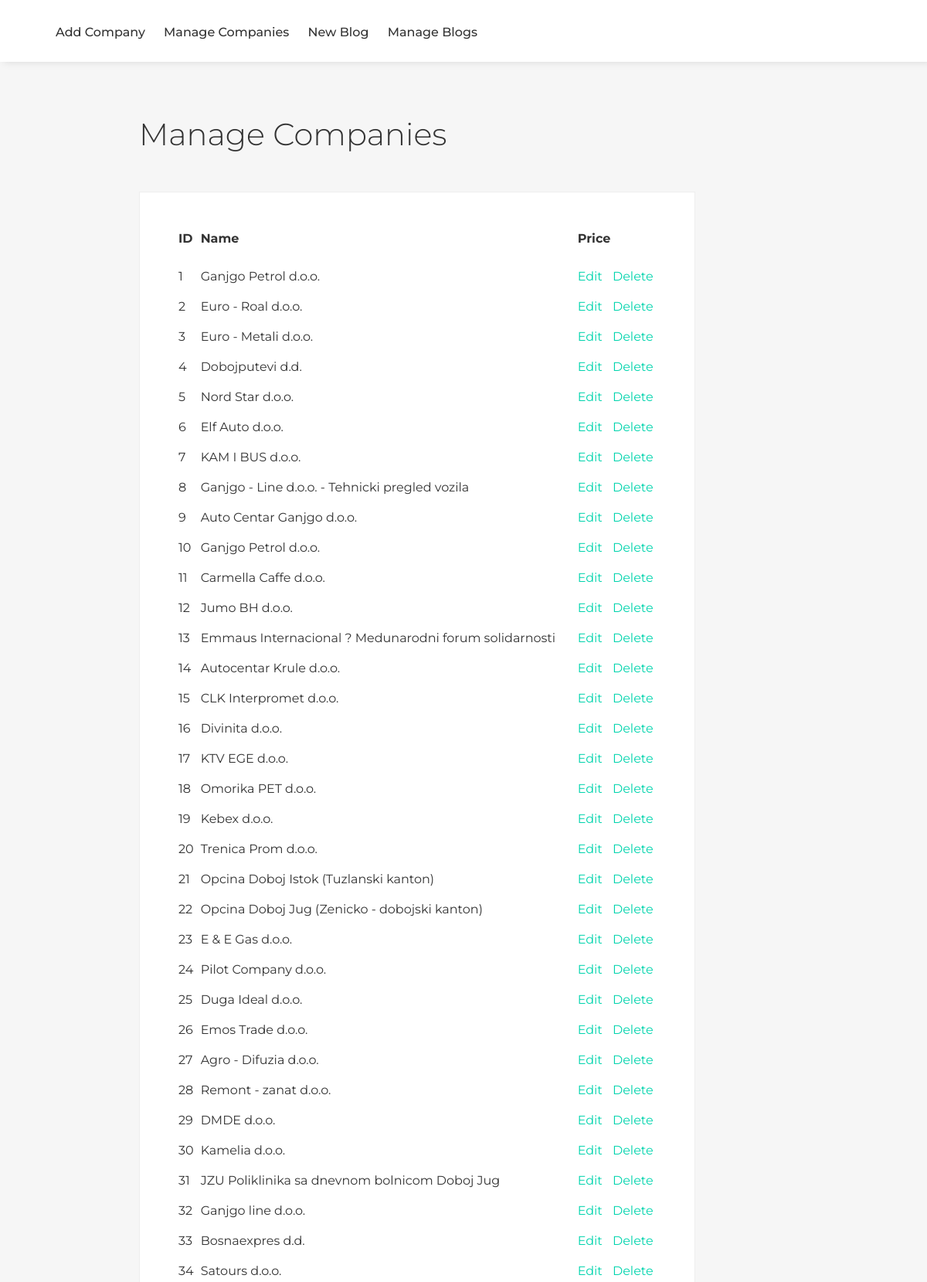
Page /admin/panel.php (signed in, upper part) on the committed database.
### tables this page shows
CREATE TABLE `companies` (
  `id` int(11) NOT NULL,
  `name` varchar(58) DEFAULT NULL,
  `address` varchar(57) DEFAULT NULL,
  `phone` varchar(48) DEFAULT NULL,
  `mail` varchar(350) DEFAULT NULL,
  `website` varchar(73) DEFAULT NULL,
  `category` varchar(413) DEFAULT NULL,
  `person` varchar(138) DEFAULT NULL
);

### admin/panel.php (the view, shortened to what this page needs)
<?php
include 'connect.php';
include 'head.php';
 $sqlquery = "SELECT * FROM companies";
 $items = mysqli_query($conn, $sqlquery);
?>
<div style="height: 100px; width: 100px;"></div>
<h1 class="admin-header">Manage Companies</h1>
<div class="table-holder">
  <table class="company-table">
    <tr>
      <th>ID</th>
      <th>Name</th>
      <th>Price</th>
    </tr>
  <?php
  while($item = $items->fetch_array()){
    echo "<tr>";
    echo "<td>". $item['id'] ."</td>";
    echo "<td>". $item['name'] ."</td>";
    echo '<td><a href="edit-company.php?id='. $item['id'] .'">Edit</a></td>';
    echo '<td><a href="delete-company.php?id='. $item['id'] .'">Delete</a></td>';
    echo "</tr>";
  }?>
  </table>
</div>

### assets/main.css (style rules this page uses)
a { color: #00d4ad; }
.table-holder { padding: 50px; background-color: #fff; width: 60%; margin-left: 15%; border: solid 1px #eee; margin-bottom: 100px; }
table { border-spacing: 0 }
.company-table { width: 100%; background-color: #fff; }
.company-table th { padding: 0 0 20px 0; }
.company-table td { padding: 10px 0; }
th { text-align: left; }
.admin-header { margin: 50px 0 50px 15%; font-weight: 300; }

### rows in the picture
companies: id "1", name "Ganjgo Petrol d.o.o."
companies: id "2", name "Euro - Roal d.o.o."
companies: id "3", name "Euro - Metali d.o.o."
companies: id "4", name "Dobojputevi d.d."
companies: id "5", name "Nord Star d.o.o."
companies: id "6", name "Elf Auto d.o.o."
companies: id "7", name "KAM I BUS d.o.o."
companies: id "8", name "Ganjgo - Line d.o.o. - Tehnicki pregled vozila"
companies: id "9", name "Auto Centar Ganjgo d.o.o."
companies: id "10", name "Ganjgo Petrol d.o.o."
companies: id "11", name "Carmella Caffe d.o.o."
companies: id "12", name "Jumo BH d.o.o."
companies: id "13", name "Emmaus Internacional ? Medunarodni forum solidarnosti"
companies: id "14", name "Autocentar Krule d.o.o."
companies: id "15", name "CLK Interpromet d.o.o."
companies: id "16", name "Divinita d.o.o."
companies: id "17", name "KTV EGE d.o.o."
companies: id "18", name "Omorika PET d.o.o."
companies: id "19", name "Kebex d.o.o."
companies: id "20", name "Trenica Prom d.o.o."
companies: id "21", name "Opcina Doboj Istok (Tuzlanski kanton)"
companies: id "22", name "Opcina Doboj Jug (Zenicko - dobojski kanton)"
companies: id "23", name "E & E Gas d.o.o."
companies: id "24", name "Pilot Company d.o.o."
companies: id "25", name "Duga Ideal d.o.o."
companies: id "26", name "Emos Trade d.o.o."
companies: id "27", name "Agro - Difuzia d.o.o."
companies: id "28", name "Remont - zanat d.o.o."
companies: id "29", name "DMDE d.o.o."
companies: id "30", name "Kamelia d.o.o."
companies: id "31", name "JZU Poliklinika sa dnevnom bolnicom Doboj Jug"
companies: id "32", name "Ganjgo line d.o.o."
companies: id "33", name "Bosnaexpres d.d."
companies: id "34", name "Satours d.o.o."
